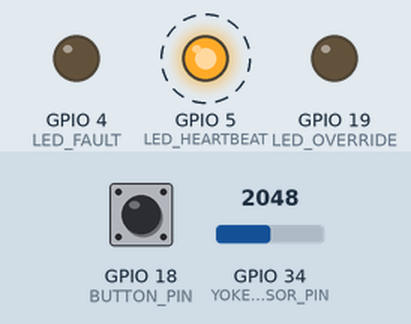
This sketch was run on a simulated ESP32. On the bench: output pins drawn as LEDs (lit = HIGH). Dashed ring = blinking. The inputs (shaded band) are chosen by the test bench; at power-on: GPIO 18 (BUTTON_PIN) HIGH, GPIO 34 (YOKE_SENSOR_PIN) = 2048 (analog values on the 0–4095 scale). What the sketch prints to the serial monitor is not drawn.

Above: at 1.2 s.
1.3 s: GPIO 18 (BUTTON_PIN) pulled LOW for 0.15 s
At 2.27 s:
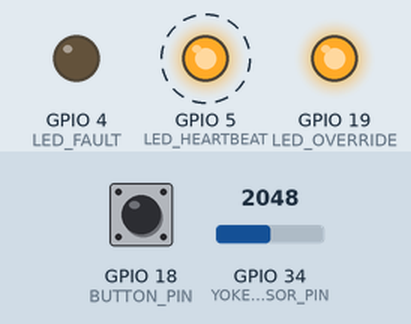
4.3 s: GPIO 34 (YOKE_SENSOR_PIN) set to 3268
7.3 s: GPIO 34 (YOKE_SENSOR_PIN) set to 3328
At 8.27 s:
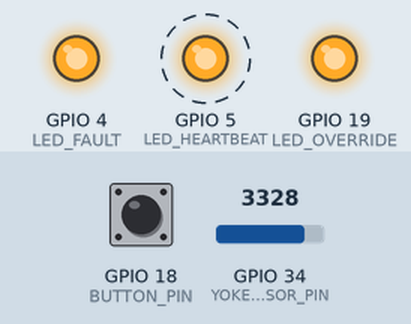
10.3 s: GPIO 18 (BUTTON_PIN) pulled LOW for 1 s
At 11.27 s:
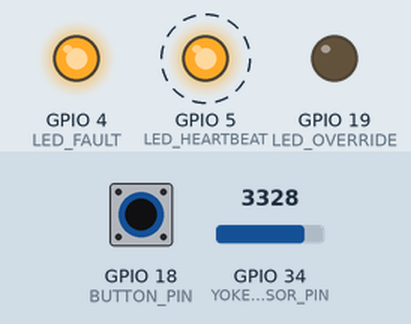
13.3 s: GPIO 18 (BUTTON_PIN) pulled LOW for 3.2 s
At 13.9 s:
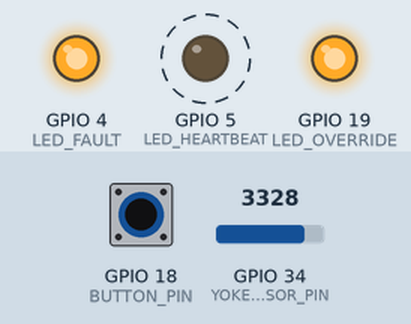
18.0 s: GPIO 34 (YOKE_SENSOR_PIN) set to 3260
At 18.9 s:
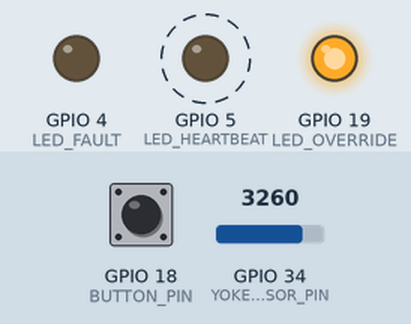
Timing chart, 0 to 22.0 s (numbered marks = the images above; inputs shaded):
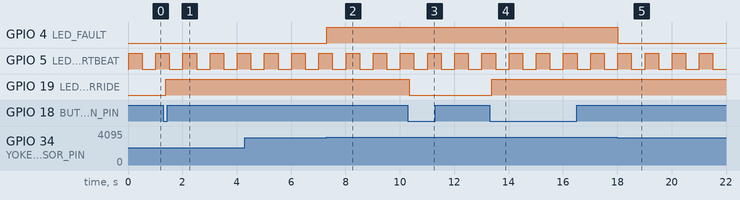

Measured:
- the behaviour switches between 3300 and 3301 on GPIO 34 (YOKE_SENSOR_PIN) (found by bisection; images 1 and 2)
- after the input at 1.3 s, GPIO 19 (LED_OVERRIDE): LOW → HIGH after 0.08 s
- after the input at 7.3 s, GPIO 4 (LED_FAULT): LOW → HIGH at once
- after the input at 10.3 s, GPIO 19 (LED_OVERRIDE): HIGH → LOW at once
- after the input at 13.3 s, GPIO 19 (LED_OVERRIDE): LOW → HIGH after 0.08 s
- after the input at 18.0 s, GPIO 4 (LED_FAULT): HIGH → LOW at once
- by itself, GPIO 5 (LED_HEARTBEAT): alternates HIGH for 0.50 s and LOW for 0.50 s

The sketch:

main.ino
```cpp
/* --------------------------------------------------------------
   Application: 06 - Real-Time Proof of Concept
   Class: Real Time Systems - Spring 2026
   Author: Kyle Coutray
   Email: kyle.coutray@ucf.edu
   Company: Lockheed Martin (Orlando)
   Website: kylecoutray.com
   AI Use: I used ChatGPT 5.4 as an engineering assistant, not as a code dump tool.
   I used it to compare task structures, reason through synchronization choices,
   think through the ISR -> task pattern, decide how to track latency and deadline
   misses, and tighten parts of the README analysis. I still chose the final
   architecture, wiring, timing values, and proof format, and I reviewed the
   final code paths myself. Chat reference:
   https://chatgpt.com/share/69ed08a7-62e0-83ea-acb2-02a3c8602e54

  Theme: Pilot Training Flight-Control Proof of Concept
  This project simulates a timing-sensitive flight-control support node for an
  Orlando aerospace training rig. The potentiometer is the pilot yoke-position
  sensor, the pushbutton is an emergency override interrupt, the green LED is
  the scheduler heartbeat, the red LED is the hard-fault indicator, and the
  blue LED shows when override mode is active.
---------------------------------------------------------------*/

/*
AI-Generated AI ASSISTANCE SUMMARY:

ChatGPT was used for high-level system design and reasoning, including:
- Task structure and separation (sensor, control, safety, telemetry, etc.)
- Synchronization choices (ISR → task signaling, queues, semaphores)
- Deterministic data flow (latest-sample model)
- Deadline monitoring and fault handling
- Latency measurement and telemetry design
- Interpreting the heartbeat as a scheduler health indicator

All code and final implementation decisions were written and validated manually.

https://chatgpt.com/share/69ed08a7-62e0-83ea-acb2-02a3c8602e54
*/

#include <stdarg.h>

#include "freertos/FreeRTOS.h"
#include "freertos/task.h"
#include "freertos/semphr.h"
#include "freertos/queue.h"

#define LED_HEARTBEAT 5
#define LED_FAULT 4
#define LED_OVERRIDE 19
#define BUTTON_PIN 18
#define YOKE_SENSOR_PIN 34

// Task timing map for the Lockheed Martin trainer prototype
#define INPUT_PERIOD_MS 20
#define INPUT_DEADLINE_MS 20

#define CONTROL_PERIOD_MS 20
#define CONTROL_DEADLINE_MS 20

#define SAFETY_PERIOD_MS 25
#define SAFETY_DEADLINE_MS 25

#define RENDER_PERIOD_MS 80
#define RENDER_DEADLINE_MS 80

#define TELEMETRY_PERIOD_MS 100
#define TELEMETRY_DEADLINE_MS 100

#define HEARTBEAT_PERIOD_MS 500
#define HEARTBEAT_DEADLINE_MS 500

#define PROOF_LOG_PERIOD_MS 1000

#define CONTROL_QUEUE_LENGTH 1
#define OVERRIDE_DEBOUNCE_MS 120
#define OVERRIDE_THRESHOLD 3400
#define FAULT_THRESHOLD 3600
#define SAFE_EXIT_THRESHOLD 3300

enum FlightMode {
  MODE_STABLE = 0,
  MODE_OVERRIDE = 1
};

struct ControlSample {
  int rawValue;
  int commandedSurface;
  bool overrideRequested;
  uint32_t sensorTimeMs;
};

struct FlightState {
  FlightMode mode;
  int latestRawValue;
  int latestSurfaceCommand;
  uint32_t sampleCount;
  uint32_t queueDrops;
  uint32_t overrideCount;
  uint32_t hardDeadlineMisses;
  uint32_t softDeadlineMisses;
  uint32_t lastInputLatencyMs;
  uint32_t worstInputLatencyMs;
  uint32_t lastRenderCostMs;
  bool hardFaultLatched;
};

SemaphoreHandle_t overrideSem;
SemaphoreHandle_t stateMutex;
SemaphoreHandle_t printMutex;
QueueHandle_t controlQueue;

portMUX_TYPE isrMux = portMUX_INITIALIZER_UNLOCKED;
volatile uint32_t isrCount = 0;

FlightState state = {
  MODE_STABLE,
  0,
  0,
  0,
  0,
  0,
  0,
  0,
  0,
  0,
  0,
  false
};

void logSync(const char *fmt, ...) {
  char buffer[256];
  va_list args;
  va_start(args, fmt);
  vsnprintf(buffer, sizeof(buffer), fmt, args);
  va_end(args);

  xSemaphoreTake(printMutex, portMAX_DELAY);
  Serial.println(buffer);
  xSemaphoreGive(printMutex);
}

FlightMode getMode() {
  FlightMode mode;
  xSemaphoreTake(stateMutex, portMAX_DELAY);
  mode = state.mode;
  xSemaphoreGive(stateMutex);
  return mode;
}

void updateMode(FlightMode mode) {
  xSemaphoreTake(stateMutex, portMAX_DELAY);
  state.mode = mode;
  xSemaphoreGive(stateMutex);
}

FlightState snapshotState() {
  FlightState copy;
  xSemaphoreTake(stateMutex, portMAX_DELAY);
  copy = state;
  xSemaphoreGive(stateMutex);
  return copy;
}

void noteQueueDrop() {
  xSemaphoreTake(stateMutex, portMAX_DELAY);
  state.queueDrops++;
  xSemaphoreGive(stateMutex);
}

void noteDeadlineResult(bool hardTask, uint32_t runtimeMs, uint32_t deadlineMs, const char *taskName) {
  if (runtimeMs <= deadlineMs) {
    return;
  }

  xSemaphoreTake(stateMutex, portMAX_DELAY);
  if (hardTask) {
    state.hardDeadlineMisses++;
    state.hardFaultLatched = true;
  } else {
    state.softDeadlineMisses++;
  }
  xSemaphoreGive(stateMutex);

  logSync("[%s] Deadline miss runtime=%lu ms deadline=%lu ms",
    taskName,
    (unsigned long) runtimeMs,
    (unsigned long) deadlineMs);
}

void IRAM_ATTR overrideButtonIsr() {
  BaseType_t higherPriorityTaskWoken = pdFALSE;

  // keep ISR short, just count it and wake the task
  portENTER_CRITICAL_ISR(&isrMux);
  isrCount++;
  portEXIT_CRITICAL_ISR(&isrMux);

  xSemaphoreGiveFromISR(overrideSem, &higherPriorityTaskWoken);
  if (higherPriorityTaskWoken == pdTRUE) {
    portYIELD_FROM_ISR();
  }
}

// Hard task: period 20 ms, deadline 20 ms. Samples the yoke sensor predictably.
void sensorInputTask(void *parameter) {
  TickType_t lastWake = xTaskGetTickCount();

  while (1) {
    uint32_t startMs = millis();
    ControlSample sample;

    sample.rawValue = analogRead(YOKE_SENSOR_PIN);
    sample.commandedSurface = map(sample.rawValue, 0, 4095, -30, 30);
    sample.overrideRequested = getMode() == MODE_OVERRIDE;
    // timestamp here so control task can compute end-to-end latency
    sample.sensorTimeMs = millis();

    // AI-use note: queue latest-vs-buffered tradeoff was discussed in the linked chat.
    // I kept only the newest sample because stale control data is worse for this setup.
    if (xQueueOverwrite(controlQueue, &sample) != pdPASS) {
      noteQueueDrop();
    }

    xSemaphoreTake(stateMutex, portMAX_DELAY);
    state.latestRawValue = sample.rawValue;
    state.sampleCount++;
    xSemaphoreGive(stateMutex);

    uint32_t runtimeMs = millis() - startMs;
    noteDeadlineResult(true, runtimeMs, INPUT_DEADLINE_MS, "Input");
    vTaskDelayUntil(&lastWake, pdMS_TO_TICKS(INPUT_PERIOD_MS));
  }
}

// Hard task: period 20 ms, deadline 20 ms. Converts sensor data into control output.
void flightControlTask(void *parameter) {
  ControlSample sample = {0, 0, false, 0};

  while (1) {
    uint32_t startMs = millis();

    if (xQueueReceive(controlQueue, &sample, pdMS_TO_TICKS(CONTROL_PERIOD_MS)) == pdPASS) {
      int command = sample.commandedSurface;
      if (sample.overrideRequested) {
        command = constrain(command / 2, -15, 15);
      }

      uint32_t endMs = millis();
      // this is the actual sensor -> control latency I wanted to prove
      uint32_t latency = endMs - sample.sensorTimeMs;

      xSemaphoreTake(stateMutex, portMAX_DELAY);
      state.latestSurfaceCommand = command;
      state.lastInputLatencyMs = latency;
      if (latency > state.worstInputLatencyMs) {
        state.worstInputLatencyMs = latency;
      }
      xSemaphoreGive(stateMutex);

      if (latency > CONTROL_DEADLINE_MS) {
        noteDeadlineResult(true, latency, CONTROL_DEADLINE_MS, "FlightControl");
      }
    }

    uint32_t runtimeMs = millis() - startMs;
    noteDeadlineResult(true, runtimeMs, CONTROL_DEADLINE_MS, "FlightControl");
  }
}

// Hard task: period 25 ms, deadline 25 ms. Trips the fault LED if control demand becomes unsafe.
void safetyTask(void *parameter) {
  TickType_t lastWake = xTaskGetTickCount();

  while (1) {
    uint32_t startMs = millis();
    FlightState snap = snapshotState();

    bool hardFault = snap.latestRawValue >= FAULT_THRESHOLD;
    if (!hardFault && snap.mode == MODE_OVERRIDE && snap.latestRawValue >= OVERRIDE_THRESHOLD) {
      hardFault = true;
    }

    xSemaphoreTake(stateMutex, portMAX_DELAY);
    if (hardFault) {
      state.hardFaultLatched = true;
    } else if (snap.latestRawValue <= SAFE_EXIT_THRESHOLD) {
      state.hardFaultLatched = false;
    }
    bool faultOutput = state.hardFaultLatched;
    xSemaphoreGive(stateMutex);

    digitalWrite(LED_FAULT, faultOutput ? HIGH : LOW);

    uint32_t runtimeMs = millis() - startMs;
    noteDeadlineResult(true, runtimeMs, SAFETY_DEADLINE_MS, "Safety");
    vTaskDelayUntil(&lastWake, pdMS_TO_TICKS(SAFETY_PERIOD_MS));
  }
}

// Soft task: period 80 ms, deadline 80 ms. Variable load simulates AR symbology rendering.
void renderTask(void *parameter) {
  TickType_t lastWake = xTaskGetTickCount();

  while (1) {
    uint32_t startMs = millis();
    FlightState snap = snapshotState();

    int extraRenderMs = map(snap.latestRawValue, 0, 4095, 6, 24);
    if (snap.mode == MODE_OVERRIDE) {
      extraRenderMs += 14;
    }

    digitalWrite(LED_OVERRIDE, snap.mode == MODE_OVERRIDE ? HIGH : LOW);
    vTaskDelay(pdMS_TO_TICKS(extraRenderMs));

    uint32_t runtimeMs = millis() - startMs;

    xSemaphoreTake(stateMutex, portMAX_DELAY);
    state.lastRenderCostMs = runtimeMs;
    xSemaphoreGive(stateMutex);

    noteDeadlineResult(false, runtimeMs, RENDER_DEADLINE_MS, "Render");
    vTaskDelayUntil(&lastWake, pdMS_TO_TICKS(RENDER_PERIOD_MS));
  }
}

// Soft task: period 100 ms, deadline 100 ms. Pushes timing evidence outward over UART.
void telemetryTask(void *parameter) {
  TickType_t lastWake = xTaskGetTickCount();
  TickType_t lastProofLog = 0;

  while (1) {
    uint32_t startMs = millis();
    FlightState snap = snapshotState();
    uint32_t localIsrCount;

    portENTER_CRITICAL(&isrMux);
    localIsrCount = isrCount;
    portEXIT_CRITICAL(&isrMux);

    // proof log is slow on purpose so the serial output stays readable
    if ((xTaskGetTickCount() - lastProofLog) >= pdMS_TO_TICKS(PROOF_LOG_PERIOD_MS)) {
      logSync(
        "[Proof t=%lu ms] mode=%s inputLat=%lu ms worstInputLat=%lu ms renderCost=%lu ms hardMiss=%lu softMiss=%lu qDrops=%lu isrCount=%lu",
        (unsigned long) millis(),
        snap.mode == MODE_OVERRIDE ? "OVERRIDE" : "STABLE",
        (unsigned long) snap.lastInputLatencyMs,
        (unsigned long) snap.worstInputLatencyMs,
        (unsigned long) snap.lastRenderCostMs,
        (unsigned long) snap.hardDeadlineMisses,
        (unsigned long) snap.softDeadlineMisses,
        (unsigned long) snap.queueDrops,
        (unsigned long) localIsrCount);
      lastProofLog = xTaskGetTickCount();
    }

    uint32_t runtimeMs = millis() - startMs;
    noteDeadlineResult(false, runtimeMs, TELEMETRY_DEADLINE_MS, "Telemetry");
    vTaskDelayUntil(&lastWake, pdMS_TO_TICKS(TELEMETRY_PERIOD_MS));
  }
}

// Soft task: period 500 ms, deadline 500 ms. Visible liveness indicator for determinism proof.
void heartbeatTask(void *parameter) {
  TickType_t lastWake = xTaskGetTickCount();
  bool ledState = false;

  while (1) {
    uint32_t startMs = millis();
    ledState = !ledState;
    // not just blinking for fun, this shows scheduler is still alive visually
    digitalWrite(LED_HEARTBEAT, ledState ? HIGH : LOW);

    uint32_t runtimeMs = millis() - startMs;
    noteDeadlineResult(false, runtimeMs, HEARTBEAT_DEADLINE_MS, "Heartbeat");
    vTaskDelayUntil(&lastWake, pdMS_TO_TICKS(HEARTBEAT_PERIOD_MS));
  }
}

// ISR service task: responds to the pilot's emergency override request from the button interrupt.
void overrideManagerTask(void *parameter) {
  TickType_t lastAcceptedTick = 0;

  while (1) {
    if (xSemaphoreTake(overrideSem, portMAX_DELAY) == pdTRUE) {
      TickType_t now = xTaskGetTickCount();
      // quick debounce in task context instead of doing it in the ISR
      if ((now - lastAcceptedTick) < pdMS_TO_TICKS(OVERRIDE_DEBOUNCE_MS)) {
        continue;
      }
      lastAcceptedTick = now;

      FlightMode nextMode = getMode() == MODE_STABLE ? MODE_OVERRIDE : MODE_STABLE;
      updateMode(nextMode);

      xSemaphoreTake(stateMutex, portMAX_DELAY);
      state.overrideCount++;
      xSemaphoreGive(stateMutex);

      logSync("[ISR->Task t=%lu ms] Override button switched mode to %s",
        (unsigned long) millis(),
        nextMode == MODE_OVERRIDE ? "OVERRIDE" : "STABLE");
    }
  }
}

void setup() {
  Serial.begin(115200);

  pinMode(LED_HEARTBEAT, OUTPUT);
  pinMode(LED_FAULT, OUTPUT);
  pinMode(LED_OVERRIDE, OUTPUT);
  pinMode(BUTTON_PIN, INPUT_PULLUP);

  analogReadResolution(12);
  digitalWrite(LED_HEARTBEAT, LOW);
  digitalWrite(LED_FAULT, LOW);
  digitalWrite(LED_OVERRIDE, LOW);

  overrideSem = xSemaphoreCreateBinary();
  stateMutex = xSemaphoreCreateMutex();
  printMutex = xSemaphoreCreateMutex();
  controlQueue = xQueueCreate(CONTROL_QUEUE_LENGTH, sizeof(ControlSample));

  logSync("[Boot] Lockheed Martin trainer controller starting");
  logSync("[Boot] Hard tasks: Input 20 ms, FlightControl 20 ms, Safety 25 ms");
  logSync("[Boot] Soft tasks: Render 80 ms, Telemetry 100 ms, Heartbeat 500 ms");
  logSync("[Boot] Proof line every 1000 ms; deadline misses print immediately");
  logSync("[Boot] External link: UART serial monitor");

  attachInterrupt(digitalPinToInterrupt(BUTTON_PIN), overrideButtonIsr, FALLING);

  xTaskCreate(sensorInputTask, "INPUT", 3072, NULL, 4, NULL);
  xTaskCreate(flightControlTask, "CTRL", 3072, NULL, 3, NULL);
  xTaskCreate(safetyTask, "SAFETY", 3072, NULL, 3, NULL);
  xTaskCreate(renderTask, "RENDER", 3072, NULL, 1, NULL);
  xTaskCreate(telemetryTask, "TELEM", 4096, NULL, 1, NULL);
  xTaskCreate(heartbeatTask, "HEART", 3072, NULL, 1, NULL);
  xTaskCreate(overrideManagerTask, "OVERRIDE", 3072, NULL, 2, NULL);
}

void loop() {
  delay(10);
}
```
